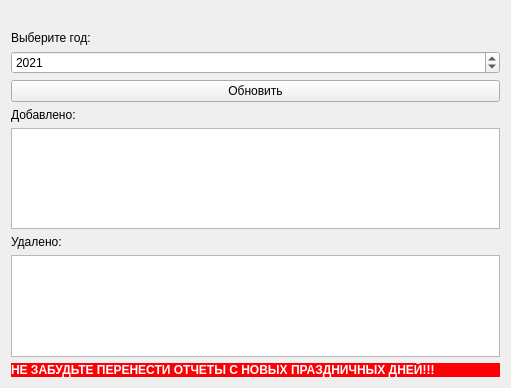
<?xml version="1.0" encoding="UTF-8"?>
<ui version="4.0">
 <class>Upd_Form</class>
 <widget class="QWidget" name="Upd_Form">
  <property name="geometry">
   <rect>
    <x>0</x>
    <y>0</y>
    <width>511</width>
    <height>388</height>
   </rect>
  </property>
  <property name="windowTitle">
   <string>Обновление</string>
  </property>
  <layout class="QVBoxLayout" name="verticalLayout_2">
   <item>
    <layout class="QVBoxLayout" name="verticalLayout">
     <item>
      <widget class="QLabel" name="label_web_con">
       <property name="text">
        <string/>
       </property>
      </widget>
     </item>
     <item>
      <widget class="QLabel" name="label_4">
       <property name="text">
        <string>Выберите год:</string>
       </property>
      </widget>
     </item>
     <item>
      <widget class="QDateEdit" name="dateEdit">
       <property name="displayFormat">
        <string>yyyy</string>
       </property>
       <property name="date">
        <date>
         <year>2021</year>
         <month>1</month>
         <day>1</day>
        </date>
       </property>
      </widget>
     </item>
     <item>
      <widget class="QPushButton" name="upd_btn">
       <property name="text">
        <string>Обновить</string>
       </property>
      </widget>
     </item>
     <item>
      <widget class="QLabel" name="label">
       <property name="text">
        <string>Добавлено:</string>
       </property>
      </widget>
     </item>
     <item>
      <widget class="QTextEdit" name="textEdit"/>
     </item>
     <item>
      <widget class="QLabel" name="label_2">
       <property name="text">
        <string>Удалено:</string>
       </property>
      </widget>
     </item>
     <item>
      <widget class="QTextEdit" name="textEdit_2"/>
     </item>
     <item>
      <widget class="QLabel" name="label_3">
       <property name="font">
        <font>
         <weight>75</weight>
         <bold>true</bold>
        </font>
       </property>
       <property name="styleSheet">
        <string notr="true">background-color: rgb(252, 0, 6);
color: rgb(250, 255, 255);</string>
       </property>
       <property name="text">
        <string>НЕ ЗАБУДЬТЕ ПЕРЕНЕСТИ ОТЧЕТЫ С НОВЫХ ПРАЗДНИЧНЫХ ДНЕЙ!!!</string>
       </property>
      </widget>
     </item>
    </layout>
   </item>
  </layout>
 </widget>
 <resources/>
 <connections/>
</ui>
